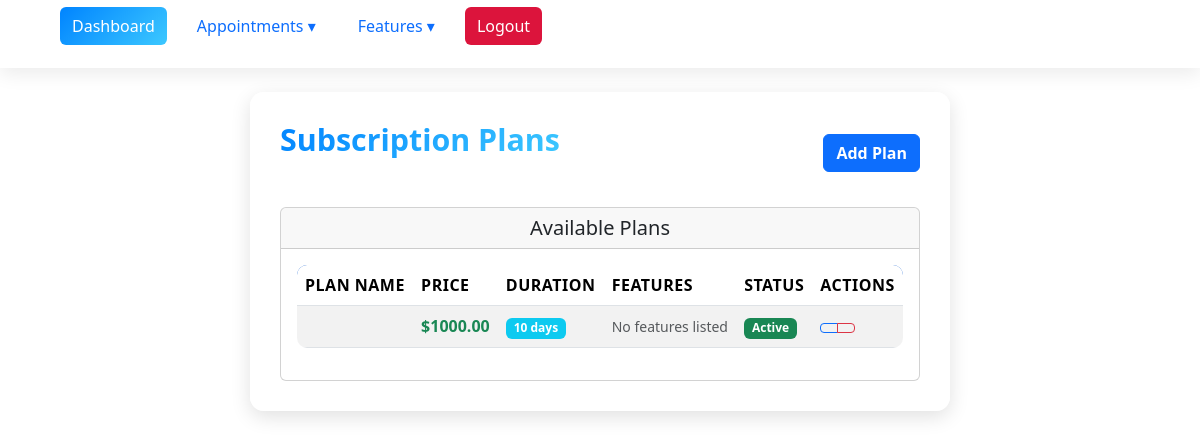
Screenshot of /subscriptions/ (signed in) with the database file from the repository.
### myproject/base/models.py (models this page shows, shortened)
class SubscriptionPlan(models.Model):
    plan_name = models.CharField(max_length=100)
    price = models.DecimalField(max_digits=8, decimal_places=2)
    duration_days = models.PositiveIntegerField()
    is_active = models.BooleanField(default=True)
    location = models.CharField(max_length=255, null=True, blank=True)  # ✅ Updated

### myproject/base/views.py (the view)
# urls.py: path('subscriptions/', views.subscription_list, name='subscription_list'),
@login_required
def subscription_list(request):
    plans = SubscriptionPlan.objects.all()
    return render(request, 'Subscription/subscription_list.html', {'plans': plans})

### myproject/base/templates/Subscription/subscription_list.html (shortened to what this page needs)
{% extends 'main.html' %}
{% block content %}
<div class="container mt-4">
    <div class="d-flex justify-content-between align-items-center mb-4">
        <h2>Subscription Plans</h2>
        <a href="{% url 'subscription_create' %}" class="btn btn-primary">
             Add Plan
        </a>
    </div>
    <div class="row">
        <div class="col-12">
            <div class="card">
                <div class="card-header">
                    <h5 class="card-title mb-0">
                         Available Plans
                    </h5>
                </div>
                <div class="card-body">
                    {% if plans %}
                    <div class="table-responsive">
                        <table class="table table-striped table-hover">
                            <thead>
                                <tr>
                                    <th>Plan Name</th>
                                    <th>Price</th>
                                    <th>Duration</th>
                                    <th>Features</th>
                                    <th>Status</th>
                                    <th>Actions</th>
                                </tr>
                            </thead>
                            <tbody>
                                {% for plan in plans %}
                                <tr>
                                    <td>
                                    </td>
                                    <td>
                                        <strong class="text-success">${{ plan.price }}</strong>
                                    </td>
                                    <td>
                                        <span class="badge bg-info">{{ plan.duration_days }} days</span>
                                    </td>
                                    <td>
                                        {% if plan.features %}
                                        <small class="text-muted">{{ plan.features|truncatewords:6 }}</small>
                                        {% else %}
                                        <small class="text-muted">No features listed</small>
                                        {% endif %}
                                    </td>
                                    <td>
                                        {% if plan.is_active %}
                                            <span class="badge bg-success">Active</span>
                                        {% else %}
                                            <span class="badge bg-secondary">Inactive</span>
                                        {% endif %}
                                    </td>
                                    <td>
                                        <div class="btn-group btn-group-sm">
                                            <a href="{% url 'subscription_update' plan.pk %}" class="btn btn-outline-primary"
                                               title="Edit Plan">
                                            </a>
                                            <a href="{% url 'subscription_delete' plan.pk %}" class="btn btn-outline-danger"
                                               onclick="return confirm('Are you sure you want to delete this subscription plan?')"
                                               title="Delete Plan">
                                            </a>
                                        </div>
                                    </td>
                                </tr>
                                {% endfor %}
                            </tbody>
                        </table>
                    </div>
                    {% endif %}
                </div>
            </div>
        </div>
    </div>
</div>
{% endblock %}

### static/style.css (style rules this page uses)
.container.mt-4 { background: rgba(255, 255, 255, 0.88); padding: 30px; border-radius: 14px; max-width: 700px; margin: auto; box-shadow: 0 6px 20px rgba(0,0,0,0.12); animation: fadeInPage 0.6s ease-in-out; }
.container.mt-4 h2 { text-align: center; font-weight: 700; margin-bottom: 25px; background: linear-gradient(135deg, #0084ff, #3cc8ff); background-clip: text; -webkit-background-clip: text; color: transparent; }
.container h2 { font-size: 1.9rem; font-weight: 700; margin-bottom: 20px; background: linear-gradient(135deg, #0066ff, #00eaff); background-clip: text; -webkit-background-clip: text; color: transparent; animation: fadeSlide 0.6s ease-out forwards; }
.btn-primary { border-radius: 6px; font-weight: 600; transition: transform 0.25s ease, background 0.3s ease; }
.table { background: #ffffff; border-radius: 10px; overflow: hidden; animation: fadeUp 0.8s ease-in-out; }
.table thead tr { background: #0052cc; color: #fff; text-transform: uppercase; letter-spacing: .5px; }
.table tbody tr { transition: background 0.25s ease, transform 0.25s ease; }

### templates/nav.html (style rules this page uses)
:root { --primary-color: #0084ff; --gradient: linear-gradient(135deg, #0084ff, #3cc8ff); --bg-light: #ffffff; --bg-dark: #0b0e12; --text-light: #fff; --text-dark: #222; --nav-bg-light: rgba(255, 255, 255, 0.85); --nav-bg-dark: rgba(20, 20, 20, 0.85); --hover-light: #e7f3ff; --hover-dark: #1f2a37; --blur-bg: blur(10px); }
body.light-theme { background: var(--bg-light); color: var(--text-dark); }

### rows the page displays
SubscriptionPlan: price "1000.00", duration_days "10", is_active "Active"
